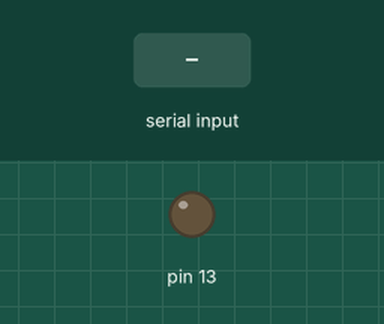
Bench run of a sketch on a simulated Arduino Uno, built with avr-gcc and run on an emulated ATmega328P. On the bench: output pins drawn as LEDs (lit = HIGH). Dashed ring = blinking. Inputs (shaded band) come from the test bench. The modem accepts every AT command (registered, SIM ready, sends succeed) and sends nothing else; what the sketch prints to the serial monitor is not drawn.

Above: at 5.6 s.
5.7 s: "OK\n" received over the second serial link
At 7.4 s:
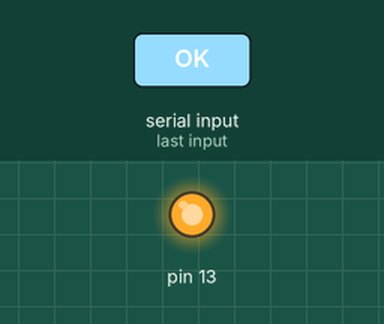
7.6 s: "|||\n" received over the second serial link
At 30.4 s:
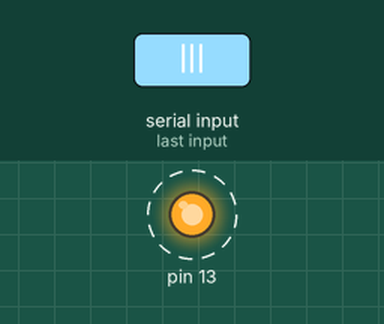
Timing chart, 0 to 31.6 s (numbered marks = the images above; inputs shaded):
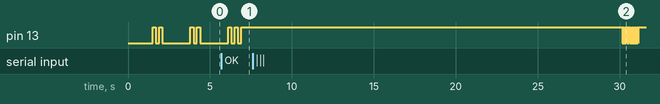

The sketch:

ISPU_Outdoor_SIM800L.ino
```cpp
#include <SoftwareSerial.h>
String Arsp, Grsp, returnVal, IMSI;
byte req;
int steps = 0;
int i = 0;
long interval = 20000;
unsigned long currentMillis=0;
unsigned long previousMillis=0;
String commands[14];
bool wSerial = false;
int delimiter_1, delimiter_2, error_num;
SoftwareSerial gsm(4, 5); // RX, TX
void setup() {
	pinMode(13, OUTPUT);
	commands[0] = "AT";
	commands[1] = "AT+CIMI";
	commands[2] = "AT+CSQ";
	commands[3] = "AT+CFUN=1";
	commands[4] = "AT+CPIN?";
	commands[5] = "AT+SAPBR=3,1,\"CONTYPE\",\"GPRS\"";
	commands[6] = "AT+SAPBR=3,1,\"APN\",\"internet\"";
	commands[7] = "AT+SAPBR=1,1";
	commands[8] = "AT+HTTPINIT";
	commands[9] = "AT+HTTPPARA=\"CID\",1";
	commands[10] = "AT+HTTPPARA=\"URL\",\"http://trusur-ispudev.ddns.net:1989/api/outdoor.php?imsi=";
	commands[11] = "AT+HTTPACTION=0";
	commands[12] = "AT+HTTPREAD";
	error_num = 0;
	returnVal = "0";
	Serial.begin(9600);
	gsm.begin(1200);//110,300,1200,2400,4800
	if(wSerial) Serial.println("Start!");
	while(!gsm){}
	if(gsm.available() || true){
		gsm.println(commands[steps]);
		if(wSerial) Serial.println(commands[steps]);
	}
}

void response(){
	if(Serial.available()){
		req = Serial.read();
		if(req == 114) Serial.println(returnVal);
	}
}

void blink(){
	digitalWrite(13, HIGH);
	delay(200);
	digitalWrite(13, LOW);
	delay(200);
	digitalWrite(13, HIGH);
	delay(200);
	digitalWrite(13, LOW);
	delay(200);
}

void fastblink(){
	for(i=0;i<20;i++){
		digitalWrite(13, HIGH);
		delay(25);
		digitalWrite(13, LOW);
		delay(25);
	}
	digitalWrite(13, HIGH);
}

void loop() {
	if(gsm.available()){
		if(steps == 0 || steps == 3 || steps == 5 || steps == 6 || steps == 12){
			Grsp = gsm.readString();
			delay(500);
			if(steps == 0){ blink(); }
			if(wSerial) Serial.println(Grsp);
			if(Grsp.indexOf("OK") > 0){
				error_num=0;
				steps++;
				if(steps == 13){
					delimiter_1 = Grsp.indexOf("|||") + 1;
					delimiter_2 = Grsp.indexOf("|||", delimiter_1);
					returnVal = "|" + Grsp.substring(delimiter_1, delimiter_2 - 1) + "|||";
					currentMillis = millis();
					previousMillis = currentMillis;
					fastblink();
					Serial.println("WriteData : " + returnVal);
				} else {
					gsm.println(commands[steps]);
					if(wSerial) Serial.println(commands[steps]);
				}
			} else {
				delay(1000);
				gsm.println(commands[steps]);
				if(wSerial) Serial.println(commands[steps]);
			}
		}
		if(steps == 1){
			Grsp = gsm.readString();
			delay(500);
			blink();
			if(wSerial) Serial.println(Grsp);
			if(Grsp.indexOf("OK") > 0){
				error_num=0;
				steps++;
				delimiter_1 = Grsp.indexOf("\n") + 1;
				delimiter_2 = Grsp.indexOf("\n", delimiter_1);
				IMSI = Grsp.substring(delimiter_1, delimiter_2 - 1);
				if(wSerial) Serial.println("IMSI : " + IMSI);
				gsm.println(commands[steps]);
				if(wSerial) Serial.println(commands[steps]);
			} else if(Grsp.indexOf("ERROR") > 0){
				error_num++;
				gsm.println(commands[steps]);
				if(wSerial) Serial.println(commands[steps]);
			} else {
				delay(1000);
				gsm.println(commands[steps]);
				if(wSerial) Serial.println(commands[steps]);
			}
		}
		if(steps == 2){
			Grsp = gsm.readString();
			delay(500);
			blink();
			if(wSerial) Serial.println(Grsp);
			if(Grsp.indexOf("CSQ: 0,0") > 0){
				error_num++;
				delay(1000);
				gsm.println(commands[steps]);
				if(wSerial) Serial.println(commands[steps]);
			} else if(Grsp.indexOf("CSQ: ") > 0){
				error_num=0;
				steps++;
				digitalWrite(13, HIGH);
				gsm.println(commands[steps]);
				if(wSerial) Serial.println(commands[steps]);
			} else {
				delay(1000);
				gsm.println(commands[steps]);
				if(wSerial) Serial.println(commands[steps]);
			}
		}
		if(steps == 4 || steps == 7 || steps == 8 || steps == 9 || steps == 10){
			Grsp = gsm.readString();
			delay(500);
			if(wSerial) Serial.println(Grsp);
			if(Grsp.indexOf("OK") > 0){
				error_num=0;
				steps++;
				if(steps == 10){
					gsm.println(commands[steps]+IMSI+"\"");
					if(wSerial) Serial.println(commands[steps]+IMSI+"\"");
				} else {
					gsm.println(commands[steps]);
					if(wSerial) Serial.println(commands[steps]);
				}
			} else if(Grsp.indexOf("ERROR") > 0){
				error_num++;
				gsm.println(commands[steps]);
				if(wSerial) Serial.println(commands[steps]);
			} else {
				delay(1000);
				if(steps == 10){
					gsm.println(commands[steps]+IMSI+"\"");
					if(wSerial) Serial.println(commands[steps]+IMSI+"\"");
				} else {
					gsm.println(commands[steps]);
					if(wSerial) Serial.println(commands[steps]);
				}
			}
		}
		if(steps == 11){
			delay(2000);
			Grsp = gsm.readString();
			delay(500);
			if(wSerial) Serial.println(Grsp);
			if(Grsp.indexOf("+HTTPACTION:") > 0 && Grsp.indexOf(",200,") > 0){
				error_num=0;
				steps++;
				delay(3000);
				gsm.println(commands[steps]);
				if(wSerial) Serial.println(commands[steps]);
			} else if(Grsp.indexOf("+HTTPACTION:") > 0 && Grsp.indexOf(",604,") > 0){
				error_num++;
				steps = 9;
				gsm.println(commands[steps]);
				if(wSerial) Serial.println(commands[steps]);
			} else if(Grsp.indexOf("ERROR") > 0){
				error_num++;
				gsm.println(commands[steps]);
				if(wSerial) Serial.println(commands[steps]);
			} else {
				delay(1000);
				gsm.println(commands[steps]);
				if(wSerial) Serial.println(commands[steps]);
			}
		}
	} else {
		error_num++;
	}
	if(steps == 13){
		currentMillis = millis();
		if ((unsigned long)(currentMillis - previousMillis) >= interval){
			steps = 9;
			gsm.println(commands[steps]);
			if(wSerial) Serial.println(commands[steps]);
		}
	}
	response();
	if(error_num > 5) {}
}
```
